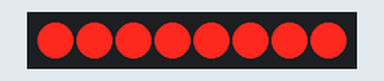
A sketch run on a simulated Arduino Uno, built with avr-gcc and run on an emulated ATmega328P. Shown: 8 shift-register outputs drawn as a row of LEDs (first output left, lit = HIGH). Wiring (inferred from the names in the program): shift register (74HC595): data pin 10; shift clock pin 12; latch pin 11. Wiring (inferred from the signals the program sends): row of LEDs: on Q0, Q1, Q2, Q3, Q4, Q5, Q6, Q7.

Above: at 0.1 s.
At 4.1 s:
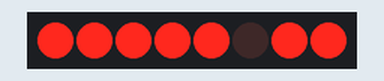
At 9.1 s:
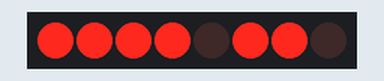
At 19.1 s:
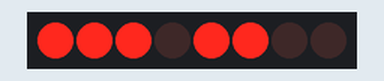
At 29.1 s:
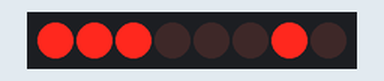
At 39.1 s:
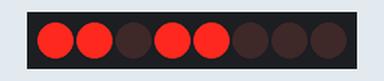
Timing chart, 0 to 40.0 s (numbered marks = the images above):
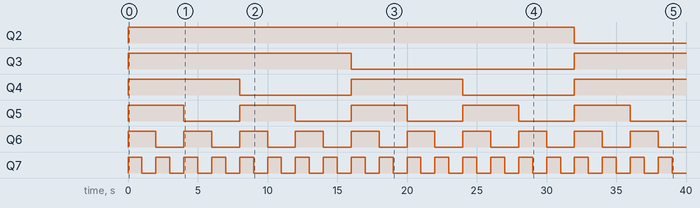

Measured:
- by itself, Q2: LOW → HIGH at 0.00 s, → LOW 32.0 s later
- by itself, Q3: LOW → HIGH at 0.00 s, → LOW 16.0 s later, → HIGH 16.0 s later
- by itself, Q4: alternates HIGH for 8.0 s and LOW for 8.0 s
- by itself, Q5: alternates HIGH for 4.0 s and LOW for 4.0 s
- by itself, Q6: alternates HIGH for 2.0 s and LOW for 2.0 s
- by itself, Q7: alternates HIGH for 1.0 s and LOW for 1.0 s

The sketch:

test_carte_colonne.ino
```cpp
//Broche connectée au ST_CP du 74HC595
const int verrou = 11;
//Broche connectée au SH_CP du 74HC595
const int horloge = 12;
//Broche connectée au DS du 74HC595
const int data = 10;

void setup()
{
    //On met les broches en sortie
    pinMode(verrou, OUTPUT);
    pinMode(horloge, OUTPUT);
    pinMode(data, OUTPUT);
}

void loop()
{
    //on affiche les nombres de 0 à 255 en binaire
    for (int i = 0; i < 256; i++)
    {
        //On active le verrou le temps de transférer les données
        digitalWrite(verrou, LOW);
        //on envoi toutes les données grâce à shiftOut (octet inversée avec '~' pour piloter les LED à l'état bas)
        shiftOut(data, horloge, LSBFIRST, ~i);
        //et enfin on relache le verrou
        digitalWrite(verrou, HIGH);
        //une petite pause pour constater l'affichage
        delay(1000);
    }
}
```
